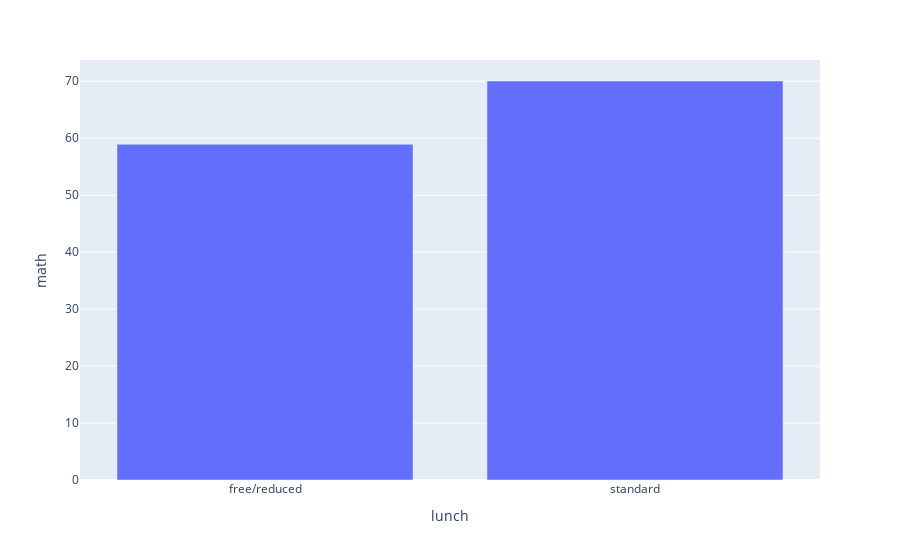

The code cell stored with this chart in its notebook:
### Code cell
px.bar(lunch_data, x='lunch',y='math')

### Figure 1 — Plotly figure (JSON) as saved in the notebook; plotly's stock layout.template omitted (floating-point values rounded to 4 significant figures)
{"data": [{"alignmentgroup": "True", "hovertemplate": "lunch=%{x}<br>math=%{y}<extra></extra>", "legendgroup": "", "marker": {"color": "#636efa", "pattern": {"shape": ""}}, "name": "", "offsetgroup": "", "orientation": "v", "showlegend": false, "textposition": "auto", "type": "bar", "x": ["free/reduced", "standard"], "xaxis": "x", "y": [58.92, 70.03], "yaxis": "y"}], "layout": {"autosize": true, "barmode": "relative", "legend": {"tracegroupgap": 0}, "margin": {"t": 60}, "xaxis": {"anchor": "y", "autorange": true, "domain": [0, 1], "range": [-0.5, 1.5], "title": {"text": "lunch"}, "type": "category"}, "yaxis": {"anchor": "x", "autorange": true, "domain": [0, 1], "range": [0, 73.72], "title": {"text": "math"}, "type": "linear"}}}
